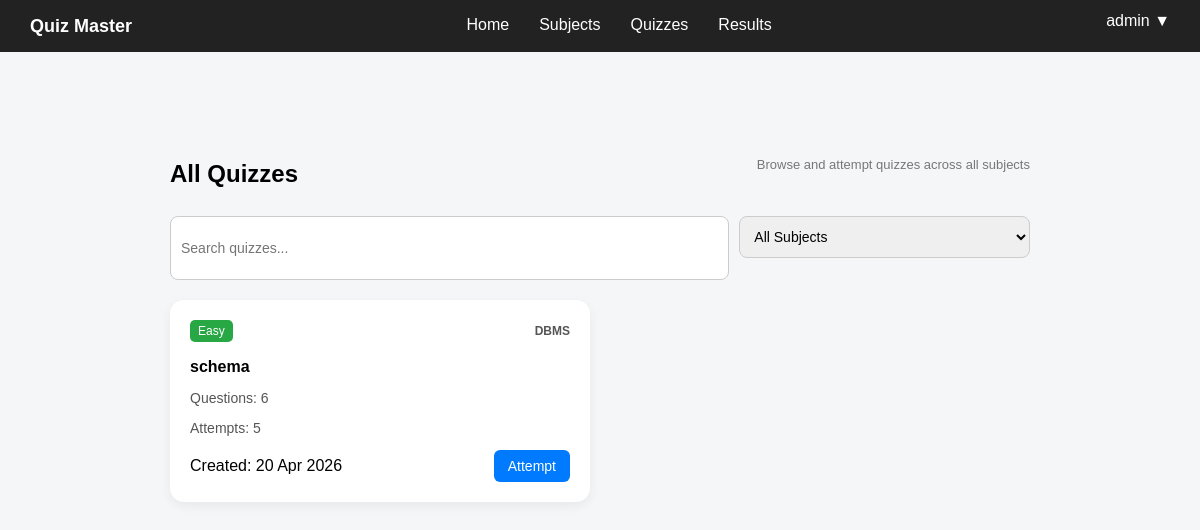
/dashboard/quizzes (signed in), run on the app's committed database.
### controller/models.py (models this page shows)
class Quiz(db.Model):
    __tablename__ = "quizzes"
    id = db.Column(db.Integer, primary_key=True)
    title = db.Column(db.String(200), nullable=False)
    created_at = db.Column(db.DateTime, default=datetime.utcnow)
    subject_id = db.Column(db.Integer, db.ForeignKey("subjects.id"), nullable=False)
    questions = db.relationship("Question", backref="quiz", lazy=True)
    attempts = db.relationship("Attempt", backref="quiz", lazy=True)

class Subject(db.Model):
    __tablename__ = "subjects"
    id = db.Column(db.Integer, primary_key=True)
    name = db.Column(db.String(100), nullable=False)
    description = db.Column(db.Text)
    quizzes = db.relationship("Quiz", backref="subject", lazy=True)

### app.py (the view)
@app.route("/dashboard/quizzes")
def student_all_quizzes():
    if "user_id" not in session:
        flash("Please login first")
        return redirect(url_for("login"))
    quizzes = Quiz.query.order_by(Quiz.created_at.desc()).all()
    return render_template("student_all_quizzes.html", quizzes=quizzes)

### templates/student_all_quizzes.html (shortened to what this page needs)
{% extends "base.html" %}
{% block content %}
<div class="container">
    <div class="header">
        <h1>All Quizzes</h1>
        <p class="subtitle">Browse and attempt quizzes across all subjects</p>
    </div>
    <div class="top-bar">
        <input type="text" placeholder="Search quizzes...">
        <select>
            <option>All Subjects</option>
        </select>
    </div>
    <div class="quiz-grid">
        {% for quiz in quizzes %}
        <div class="quiz-card">
            <div class="quiz-top">
                <span class="tag easy">Easy</span>
                <span class="subject">{{ quiz.subject.name }}</span>
            </div>
            <h3>{{ quiz.title }}</h3>
            <p class="small">Questions: {{ quiz.questions|length }}</p>
            <p class="small">Attempts: {{ quiz.attempts|length }}</p>
            <div class="quiz-bottom">
                <span class="small">
                    Created: {{ quiz.created_at.strftime("%d %b %Y") }}
                </span>
                <button class="btn attempt" onclick='location.href="{{ url_for("attempt_quiz", quiz_id=quiz.id) }}"'>
                    Attempt
                </button>
            </div>
        </div>
        {% endfor %}
    </div>
</div>
{% endblock %}

### static/css/base.css (style rules this page uses)
body { font-family: Arial, sans-serif; background: #f4f6f8; margin: 0; }
.container { max-width: 1000px; margin: 30px auto; padding: 20px; border-radius: 12px; }
.header { display: flex; justify-content: space-between; align-items: center; margin-bottom: 20px; }
.header h1 { margin: 0; font-size: 24px; }
.subtitle { font-size: 14px; color: #666; margin-top: 5px; }
.tag { padding: 4px 8px; border-radius: 5px; font-size: 12px; color: white; }
.subject { background: #28a745; }
.attempt { background: #6f42c1; }
.btn { padding: 8px 14px; border: none; border-radius: 6px; cursor: pointer; font-size: 14px; }
.btn.attempt { background: #007bff; color: white; }
.top-bar { display: flex; gap: 10px; margin-bottom: 20px; }
.top-bar input { flex: 2; padding: 10px; border-radius: 8px; border: 1px solid #ccc; outline: none; font-size: 14px; height: 42px; }
.top-bar select { flex: 1; padding: 10px; border-radius: 8px; border: 1px solid #ccc; font-size: 14px; outline: none; height: 42px; }
.quiz-grid { display: grid; grid-template-columns: repeat(2, 1fr); gap: 20px; }
.quiz-card { background: white; padding: 20px; border-radius: 14px; box-shadow: 0 4px 12px rgba(0, 0, 0, 0.06); transition: 0.2s; }
.quiz-top { display: flex; justify-content: space-between; align-items: center; margin-bottom: 10px; }
.easy { background: #28a745; }
.quiz-card .subject { font-size: 12px; color: #555; font-weight: bold; background: none; padding: 0; }
.quiz-card h3 { font-size: 16px; margin-bottom: 6px; }
.quiz-card p { color: #555; font-size: 14px; margin-bottom: 4px; }
.quiz-bottom { display: flex; justify-content: space-between; align-items: center; margin-top: 14px; }
body { padding-bottom: 80px; }
.container { max-width: 900px; margin: 30px auto; }
.subtitle { font-size: 13px; color: #777; margin-bottom: 24px; }

### data on the page
Quiz: subject.name "DBMS", title "schema", questions|length "6", attempts|length "5", created_at "20 Apr 2026"

### other printed values
{{ session.get('username', 'User') }} "admin"
